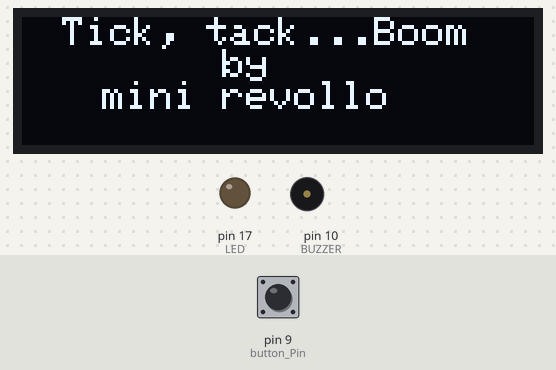
This sketch was run on a simulated Arduino Uno, built with avr-gcc and run on an emulated ATmega328P. Shown: 128×32 one-colour display, output pins drawn as LEDs (lit = HIGH), buzzer (waves = sounding). Dashed ring = blinking. Inputs (shaded band) come from the test bench; at power-on: pin 9 (button_Pin) HIGH. The display library's start-up logo is not drawn; random numbers use the default seed unless the sketch sets one.

Above: at 5.1 s.
At 11.2 s:
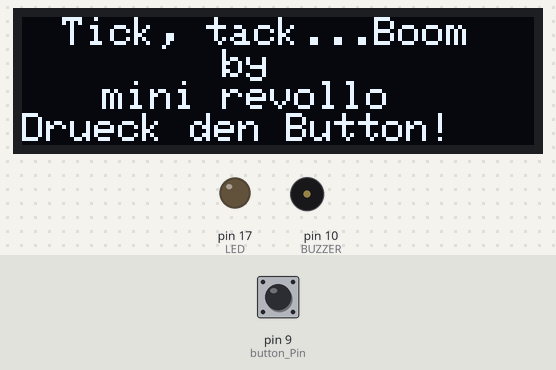
11.3 s: pin 9 (button_Pin) pulled LOW for 0.15 s
At 12.4 s:
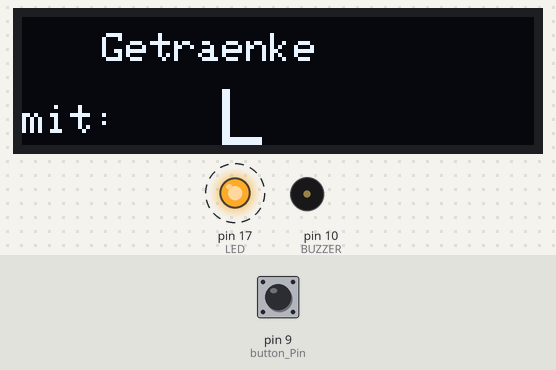
At 13.15 s:
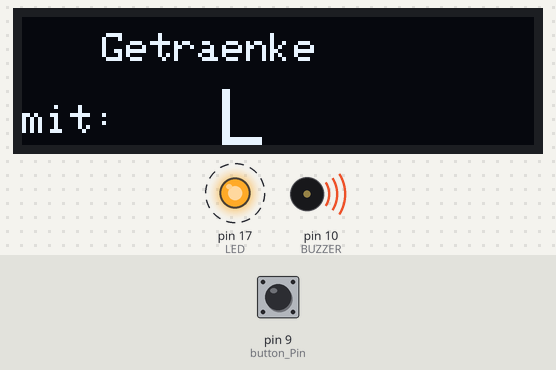
Timing chart, 0 to 20.7 s (numbered marks = the images above; inputs shaded):
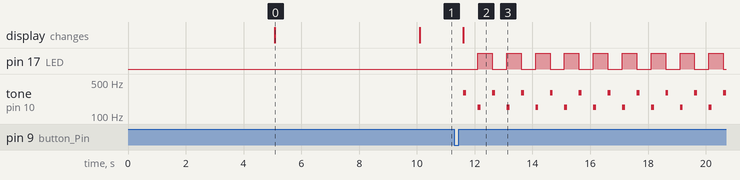

The sketch:

TicktackboomMultiPRGMEM.ino
```cpp
/*Tick Tack Boom umgestaltet von Mini Revollo,
 * Januar 2018 im erfindergarden
 * Eine Art "Stadt, Land, Fluss" mit einer tickenden Bombe,
 * die jederzeit hochgehen kann
 * Anzeige auf einem OLED und  Blinklicht, Sound über Buzzer oder Lautsprecher
 */
#include <Wire.h>  // Uno: scl->A5 SDA ->A4  Leonardeo:
#include <Adafruit_GFX.h>
#include <Adafruit_SSD1306.h>
#define OLED_RESET 4
Adafruit_SSD1306 display(OLED_RESET);
#define NUMFLAKES 10
#define XPOS 0
#define YPOS 1
#define DELTAY 2
#define LOGO16_GLCD_HEIGHT 32
#define LOGO16_GLCD_WIDTH  128

const char t0[] PROGMEM = "Badespass";
const char t1[] PROGMEM = "Elektrogeraet";
const char t2[] PROGMEM = "Waffe";
const char t3[] PROGMEM = "Weltall";
const char t4[] PROGMEM = "Fahrzeug";
const char t5[] PROGMEM = "Behaelter";
const char t6[] PROGMEM = "Raeume";
const char t7[] PROGMEM = "Tatmotive";
const char t8[] PROGMEM = "Getraenke";
const char t9[] PROGMEM = "Tatort";
const char t10[] PROGMEM = "Fluchtfahrzeuge";
const char t11[] PROGMEM = "Sportgeraet";
const char t12[] PROGMEM = "Tanzstil";
const char t13[] PROGMEM = "Koerperteil";
const char t14[] PROGMEM = "Krankheit";
const char t15[] PROGMEM = "Kompliment";
const char t16[] PROGMEM = "X";
const char t17[] PROGMEM = "X";
const char t18[] PROGMEM = "X";
const char t19[] PROGMEM = "X";
const char t20[] PROGMEM = "X";
const char t21[] PROGMEM = "X";
const char t22[] PROGMEM = "X";
const char t23[] PROGMEM = "X";
const char t24[] PROGMEM = "X";
const char t25[] PROGMEM = "X";
const char t26[] PROGMEM = "X";
const char t27[] PROGMEM = "X";
const char t28[] PROGMEM = "X";
const char t29[] PROGMEM = "X";
const char t30[] PROGMEM = "X";  //letzter Eintrag immer ein X
const char* const t[] PROGMEM = {t0, t1, t2, t3, t4, t5, t6, t7, t8, t9, t10, t11, t12,
                                t13, t14, t15, t16, t17, t18, t19, t20, t21, t22, t23,
                                t24, t25, t26, t27, t28, t29, t30};
const char b0[] PROGMEM = "LT";
const char b1[] PROGMEM = "PP";
const char b2[] PROGMEM = "GU";
const char b3[] PROGMEM = "LM";
const char b4[] PROGMEM = "SM";
const char b5[] PROGMEM = "WI";
const char b6[] PROGMEM = "BB";
const char b7[] PROGMEM = "CB";
const char b8[] PROGMEM = "OW";
const char b9[] PROGMEM = "TH";
const char b10[] PROGMEM = "FE";
const char b11[] PROGMEM = "AR";
const char b12[] PROGMEM = "HE";
const char b13[] PROGMEM = "MA";
const char b14[] PROGMEM = "KM";
const char b15[] PROGMEM = "DH";
const char b16[] PROGMEM = "PP";
const char b17[] PROGMEM = "GU";
const char b18[] PROGMEM = "LM";
const char b19[] PROGMEM = "SM";
const char b20[] PROGMEM = "WI";
const char b21[] PROGMEM = "BB";
const char b22[] PROGMEM = "CB";
const char b23[] PROGMEM = "OW";
const char b24[] PROGMEM = "TH";
const char b25[] PROGMEM = "FE";
const char b26[] PROGMEM = "AR";
const char b27[] PROGMEM = "HE";
const char b28[] PROGMEM = "MA";
const char b29[] PROGMEM = "KM";
const char b30[] PROGMEM = "X";  //letzter Eintrag immer ein X
const char* const b[] PROGMEM = {b0, b1, b2, b3, b4, b5, b6, b7, b8, b9, b10, b11, b12, b13,
                                  b14, b15, b16, b17, b18, b19, b20, b21, b22, b23, b24,
                                  b25, b26, b27, b28, b29, b30};
const char g0[] PROGMEM = "H L A L E B A N D";  //Hallenbad
const char g1[] PROGMEM = "T O R N A I N T O";  //Notration
const char g2[] PROGMEM = "D E C E T K T E B";   //
const char g3[] PROGMEM = "B F I E R E I";  //Freibier
const char g4[] PROGMEM = "A B L A L D N H";  //Handball
const char g5[] PROGMEM = "P E E C H A P K K L";
const char g6[] PROGMEM = "W A H C T H S I C S";  //Waschtisch
const char g7[] PROGMEM = "E T R H E N T I U R";
const char g8[] PROGMEM = "I A L S B H N E";  //Seilbahn
const char g9[] PROGMEM = "F O S A T P N";
const char g10[] PROGMEM = "U U F R C B H A";  //Aufbruch
const char g11[] PROGMEM = "S E U R M N A P";  //Superman
const char g12[] PROGMEM = "S R A E E T G U I";  //Sauerteig
const char g13[] PROGMEM = "H E R L N T D A N I";//Hinterland
const char g14[] PROGMEM = "E W U K H E I D";//Kuhweide
const char g15[] PROGMEM = "K P N A E F R";//Krapfen
const char g16[] PROGMEM = "X";
const char g17[] PROGMEM = "X";
const char g18[] PROGMEM = "X";
const char g19[] PROGMEM = "X";
const char g20[] PROGMEM = "X";
const char g21[] PROGMEM = "X";
const char g22[] PROGMEM = "X";
const char g23[] PROGMEM = "X";
const char g24[] PROGMEM = "X";
const char g25[] PROGMEM = "X";
const char g26[] PROGMEM = "X";
const char g27[] PROGMEM = "X";
const char g28[] PROGMEM = "X";
const char g29[] PROGMEM = "X";
const char g30[] PROGMEM = "X";  //letzter Eintrag immer ein X
const char* const g[] PROGMEM = {g0, g1, g2, g3, g4, g5, g6, g7, g8, g9, g10, g11,
                                g12, g13, g14, g15, g16, g17, g18, g19, g20,
                                g21,g22, g23, g24, g25,g26,g27,g28,g29,g30};

const char p0[] PROGMEM = "darf nicht vorne";
const char p1[] PROGMEM = "darf nicht hinten";
const char p2[] PROGMEM = "darf nicht mittig";
const char p3[] PROGMEM = "muss vorne";
const char p4[] PROGMEM = "muss hinten";
const char p5[] PROGMEM = "muss mittig";
const char p6[] PROGMEM = "X";  //letzter Eintrag immer ein X
const char* const p[] PROGMEM = {p0, p1, p2, p3, p4, p5, p6};

const char w0[] PROGMEM = "Post";
const char w1[] PROGMEM = "Post";
const char w2[] PROGMEM = "Auto";
const char w3[] PROGMEM = "Hof";
const char w4[] PROGMEM = "Bier";
const char w5[] PROGMEM = "Heim";
const char w6[] PROGMEM = "Frei";
const char w7[] PROGMEM = "Zeit";
const char w8[] PROGMEM = "Post";
const char w9[] PROGMEM = "Auto";
const char w10[] PROGMEM = "Hof";
const char w11[] PROGMEM = "Bier";
const char w12[] PROGMEM = "Heim";
const char w13[] PROGMEM = "Frei";
const char w14[] PROGMEM = "X";  //letzter Eintrag immer ein X
const char* const w[] PROGMEM = {w0, w1, w2, w3, w4, w5, w6, w7, w8, w9, w10, w11, w12, w13, w14};

int laenge_thema = 0;   //Länge der array thema
int laenge_bekannt = 0;   //Länge der array bekannt
int laenge_gemischt = 0;   //Länge der array gemischt
int laenge_position = 0;     //Länge der array position
int laenge_wort = 0;    //Länge der array wort
#define button_Pin  9  //Startbutton
#define LED 17           //Blinklicht rot   bei Leonardo die Pin 17 ist RX-LED
//#define LED 13           //Blinklicht rot   eingebaute LED bei UNO
#define BUZZER 10         //Buzzer passiv
int button_state = 0;   //Status button
int menue = 0;          //menue 0, 1 = Anzeige Tehma, 2 = Bombe tickt
long ratezeit = 120000;   //maximale Ratezeit, min 3000, 1000 = 1 sek
long dauer = 0;          //Zeit zum Raten die per Zufall ausgewählt wird
long startzeit = 0;       //Startzeit
int buchstabe = 0;      //ASCII Code für a - z
int thema_nr = 0;       //Auswahl des Themas
int bekannt_nr = 0;        //Auswahl des bekannt
int gemischt_nr = 0;        //Auswahl des gemischt
int position_nr = 0;        //Auswahl des Ortes
int wort_nr = 0;                //Auswahl des Wortes
int modus = 0;           //modus = Thema, Initialien oder Buchstabenmischung
char buffer[30];    //puffer um dem PROGMEM auszulesen

void setup() {
  // by default, we'll generate the high voltage from the 3.3v line internally! (neat!)
  display.begin(SSD1306_SWITCHCAPVCC, 0x3C);  // initialize with the I2C addr 0x3C (for the 128x32)
  // init done
  // Show image buffer on the display hardware.
  // Since the buffer is intialized with an Adafruit splashscreen
  // internally, this will display the splashscreen.
  display.display();
  delay(5000);

  pinMode(button_Pin, INPUT);
  digitalWrite(button_Pin, HIGH);   //internal Pullup
  pinMode(LED, OUTPUT);
  pinMode(BUZZER, OUTPUT);
 /*
  Serial.begin(9600);
  while(!Serial){
    ;
    }
*/
  while(buffer[0] != 'X'){           //zählt die Themen durch
      strcpy_P(buffer, (char*)pgm_read_word(&(t[laenge_thema])));
      laenge_thema ++;
      Serial.println(buffer);
      Serial.println(laenge_thema);
      }
  laenge_thema = laenge_thema - 2;
  buffer[0] = 'Z';
  while(buffer[0] != 'X'){           //zählt die bekannt durch
      strcpy_P(buffer, (char*)pgm_read_word(&(b[laenge_bekannt])));
      laenge_bekannt ++;
      Serial.println(buffer);
      Serial.println(laenge_bekannt);
      }
   laenge_bekannt = laenge_bekannt - 2;
   buffer[0] = 'Z';

   while(buffer[0] != 'X'){           //zählt die gemischt durch
      strcpy_P(buffer, (char*)pgm_read_word(&(g[laenge_gemischt])));
      laenge_gemischt ++;
      Serial.println(buffer);
      Serial.println(laenge_gemischt);
      }
   laenge_gemischt = laenge_gemischt - 2;
   buffer[0] = 'Z';

   while(buffer[0] != 'X'){           //zählt die Positionen durch
      strcpy_P(buffer, (char*)pgm_read_word(&(p[laenge_position])));
      laenge_position ++;
      Serial.println(buffer);
      Serial.println(laenge_position);
      }
   laenge_position = laenge_position - 2;
   buffer[0] = 'Z';

   while(buffer[0] != 'X'){           //zählt die Worte durch
      strcpy_P(buffer, (char*)pgm_read_word(&(w[laenge_wort])));
      laenge_wort ++;
      Serial.println(buffer);
      Serial.println(laenge_wort);
      }
   laenge_wort = laenge_wort - 2;

  display.clearDisplay();         //clear the screen
  display.setCursor(10, 0);        // Set cursor to top-left
  display.setTextColor(WHITE);
  display.setTextSize(1);         // font size
  display.println(F("Tick, tack...Boom")); //Print the String
  display.setCursor(50, 8);        // Set cursor
  display.println(F("by")); //Print the String
  display.setCursor(20, 16);        // Set cursor
  display.print(F("mini revollo"));
  display.display();
  delay(5000);
  display.setCursor(0,24);        // Set cursor to top-left
  display.setTextSize(1);         // font
  display.print(F("Drueck den Button!"));
  display.display();

}

void loop() {

  while(menue == 0){
    modus = random(0,3);   //wählt den spielmodus aus
    buttonabfrage();
   }

  switch (modus) {
  case 0: //thema
    thema_nr = random(0,laenge_thema);
    dauer = random(2000,ratezeit);
    buchstabe = random(65, 82);
    display.clearDisplay();
    display.setCursor(20, 4);
    strcpy_P(buffer, (char*)pgm_read_word(&(t[thema_nr])));
    display.println(buffer);
    display.setCursor(0, 22);
    display.println(F("mit:"));
    display.setCursor(50,18);        // Set cursor
    display.setTextSize(2);
    display.write(buchstabe);
    display.setTextSize(1);
    display.display();

    startzeit = millis();
    menue = 2;
    break;

  case 1: //bekannt
    bekannt_nr = random(0,laenge_bekannt);
    display.clearDisplay();           //clear the screen
    display.setCursor(0, 0);
    display.println(F("Bekannter mit den")); //Print the String
    display.print(F("Initialen:")); //Print the String
    display.setCursor(73, 16);
    display.setTextSize(2);
    strcpy_P(buffer, (char*)pgm_read_word(&(b[bekannt_nr])));
    display.println(buffer);
    display.setTextSize(1);
    display.display();

    dauer = random(2000,ratezeit);
    startzeit = millis();
    menue = 2;
    break;

  case 2: //Wort auf Postion
    wort_nr = random(0,laenge_wort);
    position_nr = random(0, laenge_position);
    display.clearDisplay();           //clear the screen
    display.setCursor(0, 0);
    display.print(F("Das Wort  ")); //Print the String
    //display.setCursor(20, 12);
    display.setTextSize(2);
    strcpy_P(buffer, (char*)pgm_read_word(&(w[wort_nr])));
    display.println(buffer);
    display.setTextSize(1);
    strcpy_P(buffer, (char*)pgm_read_word(&(p[position_nr])));
    display.println(buffer);
    display.println(F("stehen")); //Print the String
    display.display();

    dauer = random(2000,ratezeit);
    startzeit = millis();
    menue = 2;
    break;

  default:  //gemischt
    gemischt_nr = random(0,laenge_gemischt);
    display.clearDisplay();           //clear the screen
    display.setCursor(0, 0);
    display.println(F("   gemischtes Wort")); //Print the String
    display.setCursor(0,20 );
    strcpy_P(buffer, (char*)pgm_read_word(&(g[gemischt_nr])));
    display.println(buffer);
    display.display();

    dauer = random(2000,ratezeit);
    startzeit = millis();
    menue = 2;
}

  while(menue == 2){
    countdown();
  }
}

//------------------------ buttonabfrage ---------------------------------

void buttonabfrage(){
   if(digitalRead(button_Pin)== LOW && button_state == 0){
        button_state = 1;
   }
   if(digitalRead(button_Pin) == HIGH && button_state == 1){
        button_state = 0;
        menue = menue + 1;
        if(menue > 2){
            menue = 0;
        }
   }
   delay(100);   //debounce
}
//----------------------- buttonabfrage ende --------------------------------
//----------------------- countdown -----------------------------------------
void countdown(){
    digitalWrite(LED, LOW);   //RS LED kann kassisch geschaltet werden nur gedreht
//    TXLED0;   //// Makro um die eingebaute TX-LED einzuschalten
    tone(BUZZER,300,100);
    delay(500);
    digitalWrite(LED, HIGH);  //RS LED kann kassisch geschaltet werden nur gedreht
//    TXLED1;  // Makro um die eingebaute TX-LED auszuschalten
    tone(BUZZER,150,100);
    delay(500);
    if(millis()>= startzeit + dauer){
      for(int i=0; i<=20; i++){
        tone(BUZZER,150);
        delay(10);
        tone(BUZZER,170);
        delay(10);
        tone(BUZZER,50);
        delay(10);
        tone(BUZZER,600);
        delay(10);
        tone(BUZZER,100);
        delay(10);
        tone(BUZZER,60);
        delay(10);
        }
      noTone(BUZZER);

      menue = 0;
    }
}
//------------------------- countdown ende ----------------------------------
```

Measured:
- after the input at 11.3 s, pin 17 (LED): alternates HIGH for 0.50 s and LOW for 0.50 s, starting after 0.81 s; tone on pin 10 (BUZZER): silent → 300 Hz after 0.31 s, then repeats every 1.0 s: silent 0.40 s, 150 Hz 0.10 s, silent 0.40 s, 300 Hz 0.10 s; the display: changes after 0.31 s (image 2)
- what the display in image 0 shows lasts 5.0 s, from 5.1 s to 10.1 s
